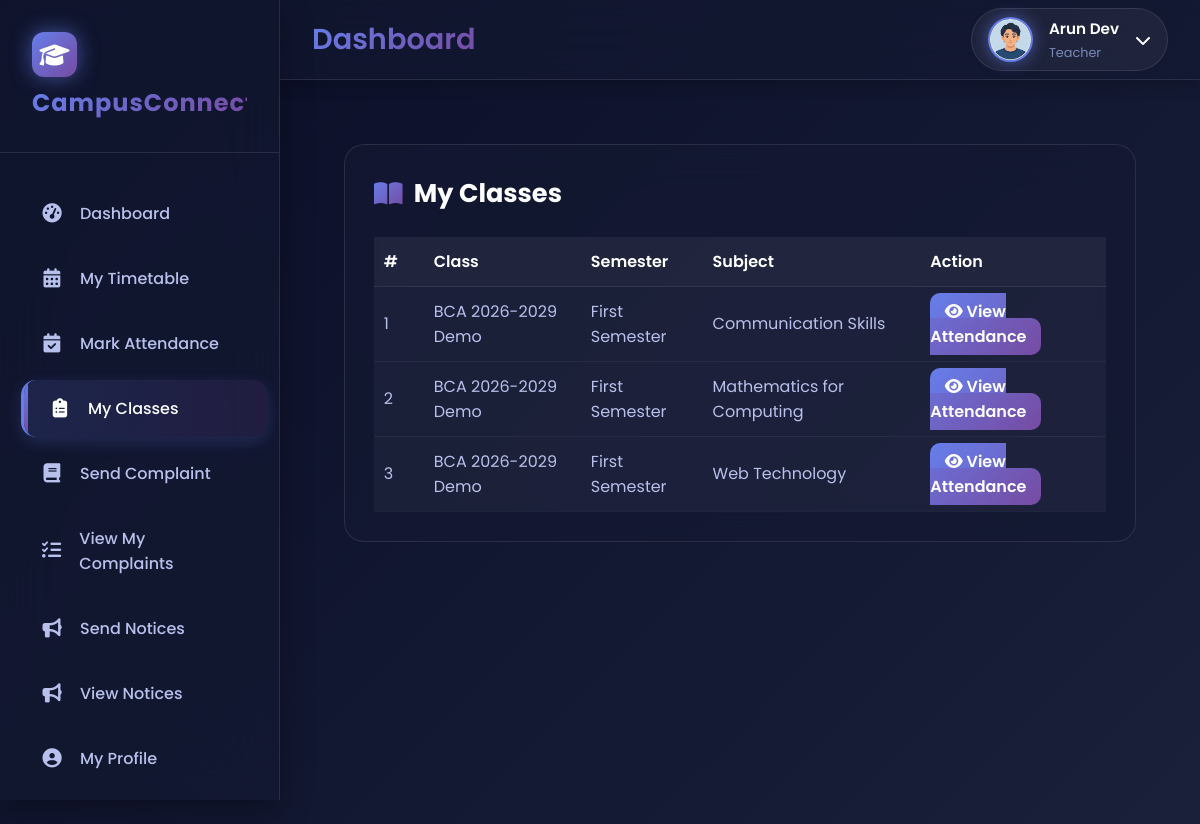
The app's page /Teacher/TeacherClasses.php (signed in) with its own data.
### tables this page shows
CREATE TABLE `tbl_teacher` (
  `teacher_id` int(11) NOT NULL,
  `department_id` int(11) NOT NULL,
  `designation_id` int(11) NOT NULL,
  `teacher_name` varchar(100) NOT NULL,
  `teacher_gender` enum('Male','Female','Other') NOT NULL,
  `teacher_address` text NOT NULL,
  `teacher_contact` varchar(15) NOT NULL,
  `teacher_email` varchar(100) NOT NULL,
  `teacher_password` varchar(255) NOT NULL,
  `teacher_photo` varchar(255) DEFAULT NULL
);

CREATE TABLE `tbl_class` (
  `class_id` int(11) NOT NULL,
  `class_name` varchar(100) NOT NULL,
  `course_id` int(11) NOT NULL,
  `semester_id` int(11) NOT NULL,
  `acyear_id` int(11) NOT NULL,
  `teacher_id` int(11) DEFAULT NULL,
  `is_completed` tinyint(1) NOT NULL DEFAULT 0
);

CREATE TABLE `tbl_semester` (
  `semester_id` int(10) NOT NULL,
  `semester_name` varchar(20) NOT NULL
);

CREATE TABLE `tbl_subject` (
  `subject_id` int(10) NOT NULL,
  `subject_name` varchar(50) NOT NULL,
  `course_id` int(15) NOT NULL,
  `semester_id` int(15) NOT NULL
);

### Teacher/TeacherClasses.php (the view, shortened to what this page needs)
<?php
include("../Includes/TeacherHeader.php");
$teacher_id = (int)$_SESSION['teacher_id'];
$qry = "
    SELECT DISTINCT
        c.class_id, c.class_name,
        c.semester_id, sem.semester_name,
        s.subject_id, s.subject_name
    FROM tbl_timetable t
    INNER JOIN tbl_class c ON t.class_id = c.class_id
    INNER JOIN tbl_semester sem ON c.semester_id = sem.semester_id
    INNER JOIN tbl_subject s ON t.subject_id = s.subject_id
    WHERE t.teacher_id = '$teacher_id'
      AND t.semester_id = c.semester_id
      AND c.is_completed = 0
    ORDER BY c.class_name, sem.semester_name, s.subject_name
";
$res = $con->query($qry);
?>
<!DOCTYPE html>
<html lang="en">
<head>
<link rel="stylesheet" href="../Assets/CSS/universal.css">
<link rel="stylesheet" href="https://cdnjs.cloudflare.com/ajax/libs/font-awesome/6.5.0/css/all.min.css">
</head>
<body>
<main class="main-content">
    <div class="page-wrapper">
        <div class="myclass-card">
            <div class="myclass-title">
                <i class="fas fa-book-open"></i>
                My Classes
            </div>
            <?php if(!$res || $res->num_rows == 0): ?>
                <div class="no-data-wrapper">
                    <div class="no-data-icon"><i class="fas fa-calendar-times"></i></div>
                    <div class="no-data-title">No classes assigned</div>
                    <div class="no-data-text">You have no active timetable entries.</div>
                </div>
            <?php else: ?>
                <table class="myclass-table">
                    <thead>
                        <tr>
                            <th style="width:50px;">#</th>
                            <th>Class</th>
                            <th>Semester</th>
                            <th>Subject</th>
                            <th>Action</th>
                        </tr>
                    </thead>
                    <tbody>
                        <?php
                        $i = 0;
                        while($row = $res->fetch_assoc()):
                            $i++;
                        ?>
                        <tr>
                            <td><?= $i ?></td>
                            <td><?= htmlspecialchars($row['class_name']) ?></td>
                            <td><?= htmlspecialchars($row['semester_name']) ?></td>
                            <td><?= htmlspecialchars($row['subject_name']) ?></td>
                            <td>
                                <a class="btn-view"
                                   href="TeacherClassAttendance.php?class_id=<?= $row['class_id'] ?>&subject_id=<?= $row['subject_id'] ?>&semester_id=<?= $row['semester_id'] ?>">
                                   <i class="fas fa-eye"></i> View Attendance
                                </a>
                            </td>
                        </tr>
                        <?php endwhile; ?>
                    </tbody>
                </table>
            <?php endif; ?>
        </div>
    </div>
</main>
</body>
</html>

### Includes/TeacherHeader.php (shortened to what this page needs)
<?php
$user_name  = 'Teacher';
$user_role  = 'Teacher';
$photo_path = "../Assets/Files/Teacher/default.png";
if(isset($_SESSION['teacher_id'])) {
    $uid = $_SESSION['teacher_id'];
    $qry = "SELECT teacher_name AS name, teacher_photo AS photo
            FROM tbl_teacher WHERE teacher_id='$uid'";
    $res = $con->query($qry);
    if($res && $row = $res->fetch_assoc()) {
        $user_name = $row['name'];
        $photo     = $row['photo'] ?: 'default.png';
        $photo_path = "../Assets/Files/Teacher/" . $photo;
    }
}
?>
<!DOCTYPE html>
<html lang="en">
<head>
<link rel="stylesheet" href="https://cdnjs.cloudflare.com/ajax/libs/font-awesome/6.4.0/css/all.min.css">
<link rel="stylesheet" href="../Assets/CSS/universal.css">
</head>
<body>
<div class="animated-gradient-bg"></div>
<div id="particles-background"></div>
<header class="main-header">
    <div class="header-left">
        <div class="header-title">
            <h1><?php echo $page_title ?? 'Dashboard'; ?></h1>
        </div>
    </div>
    <div class="header-right">
        <div class="user-profile" id="profileTrigger">
            <img src="<?php echo htmlspecialchars($photo_path); ?>" class="user-avatar">
            <div class="user-info">
                <h4><?php echo htmlspecialchars($user_name); ?></h4>
                <p><?php echo htmlspecialchars($user_role); ?></p>
            </div>
            <i class="fas fa-chevron-down"></i>
        </div>
    </div>
</header>
</body>
</html>

### Assets/CSS/universal.css (style rules this page uses)
:root { --gradient-1: #667eea; --gradient-2: #764ba2; --gradient-3: #f093fb; --primary-bg: #0a0e27; --secondary-bg: #151932; --card-bg: rgba(21, 25, 50, 0.7); --glass-bg: rgba(21, 25, 50, 0.6); --hover-bg: rgba(102, 126, 234, 0.1); --text-primary: #ffffff; --text-secondary: #b8c1ec; --text-muted: #7b8ab8; --border-glass: rgba(255, 255, 255, 0.1); --glow-primary: rgba(102, 126, 234, 0.6); --glow-secondary: rgba(118, 75, 162, 0.6); --shadow-sm: 0 5px 15px rgba(0, 0, 0, 0.2); --shadow-md: 0 10px 30px rgba(0, 0, 0, 0.3); --shadow-lg: 0 20px 60px rgba(0, 0, 0, 0.4); --success: #10b981; --warning: #f59e0b; --error: #ef4444; --info: #3b82f6; --transition-fast: 0.2s ease; --transition-normal: 0.3s ease; --transition-slow: 0.5s ease; --transition-bounce: cubic-bezier(0.68, -0.55, 0.265, 1.55); }
* { margin: 0; padding: 0; box-sizing: border-box; }
body { font-family: 'Poppins', sans-serif; background: var(--primary-bg); color: var(--text-primary); overflow-x: hidden; transition: background var(--transition-normal), color var(--transition-normal); }
a { text-decoration: none; color: inherit; }
#particles-background { position: fixed; top: 0; left: 0; width: 100%; height: 100%; z-index: -1; opacity: 0.4; }
.animated-gradient-bg { position: fixed; top: 0; left: 0; width: 100%; height: 100%; z-index: -2; background: linear-gradient(135deg, var(--primary-bg) 0%, #1a1f3a 25%, #2a1a40 50%, #1a1f3a 75%, var(--primary-bg) 100%); background-size: 400% 400%; animation: gradientShift 15s ease infinite; }
.main-header { position: fixed; top: 0; left: 280px; right: 0; height: 80px; background: var(--glass-bg); backdrop-filter: blur(30px); border-bottom: 1px solid var(--border-glass); display: flex; align-items: center; justify-content: space-between; padding: 0 2rem; z-index: 999; transition: all var(--transition-normal); box-shadow: var(--shadow-sm); }
.header-left { display: flex; align-items: center; gap: 1.5rem; }
.header-title h1 { font-size: 1.8rem; font-weight: 600; background: linear-gradient(135deg, var(--gradient-1), var(--gradient-2)); -webkit-background-clip: text; -webkit-text-fill-color: transparent; }
.header-right { display: flex; align-items: center; gap: 2rem; }
.user-profile { display: flex; align-items: center; gap: 1rem; padding: 0.5rem 1rem; background: rgba(255, 255, 255, 0.05); border: 1px solid var(--border-glass); border-radius: 50px; cursor: pointer; transition: all var(--transition-normal); }
.user-avatar { width: 45px; height: 45px; border-radius: 50%; border: 2px solid var(--gradient-1); overflow: hidden; box-shadow: 0 0 15px var(--glow-primary); }
.user-info h4 { font-size: 0.95rem; font-weight: 600; margin-bottom: 0.2rem; }
.user-info p { font-size: 0.8rem; color: var(--text-muted); }
.main-content { margin-left: 280px; margin-top: 80px; padding: 2rem; min-height: calc(100vh - 80px); transition: margin-left var(--transition-normal); }

### Teacher/TeacherClasses.php (style rules this page uses)
.page-wrapper { padding: 2rem; min-height: calc(100vh - 120px); }
.myclass-card { max-width: 1200px; margin: 0 auto; background: var(--card-bg); border: 1px solid var(--border-glass); border-radius: 20px; padding: 1.8rem; backdrop-filter: blur(20px); }
.myclass-title { font-size: 1.6rem; font-weight: 700; display:flex; align-items:center; gap:0.7rem; margin-bottom:1.5rem; }
.myclass-title i { background: linear-gradient(135deg,var(--gradient-1),var(--gradient-2)); -webkit-background-clip:text; -webkit-text-fill-color:transparent; }
.myclass-table { width:100%; border-collapse: collapse !important; border-spacing: 0 !important; }
.myclass-table thead th { text-align:left; padding:12px 10px; background:rgba(255,255,255,0.06); color:var(--text-primary); font-weight:600; border-bottom:1px solid var(--border-glass); }
.myclass-table tbody tr { background: rgba(255,255,255,0.04); transition:0.3s; }
.myclass-table tbody td { padding:12px 10px; color:var(--text-secondary); border-bottom:1px solid rgba(255,255,255,0.05); }
.btn-view { padding: 0.45rem 0.9rem; background: linear-gradient(135deg, var(--gradient-1), var(--gradient-2)); color:#fff; border-radius:10px; font-weight:600; text-decoration:none; transition:0.3s; }

### records on screen
tbl_teacher: teacher_name "Arun Dev"
tbl_class: class_name "BCA 2026-2029 Demo", semester.semester_name "First Semester", tbl_subject.subject_name "Communication Skills", tbl_subject.subject_name "Mathematics for Computing", tbl_subject.subject_name "Web Technology"

### other values on screen
$page_title "Dashboard"
$user_role "Teacher"
$item['label'] "Dashboard"
$item['label'] "My Timetable"
$item['label'] "Mark Attendance"
$item['label'] "My Classes"
$item['label'] "Send Complaint"
$item['label'] "View My Complaints"
$item['label'] "Send Notices"
$item['label'] "View Notices"
$item['label'] "My Profile"
